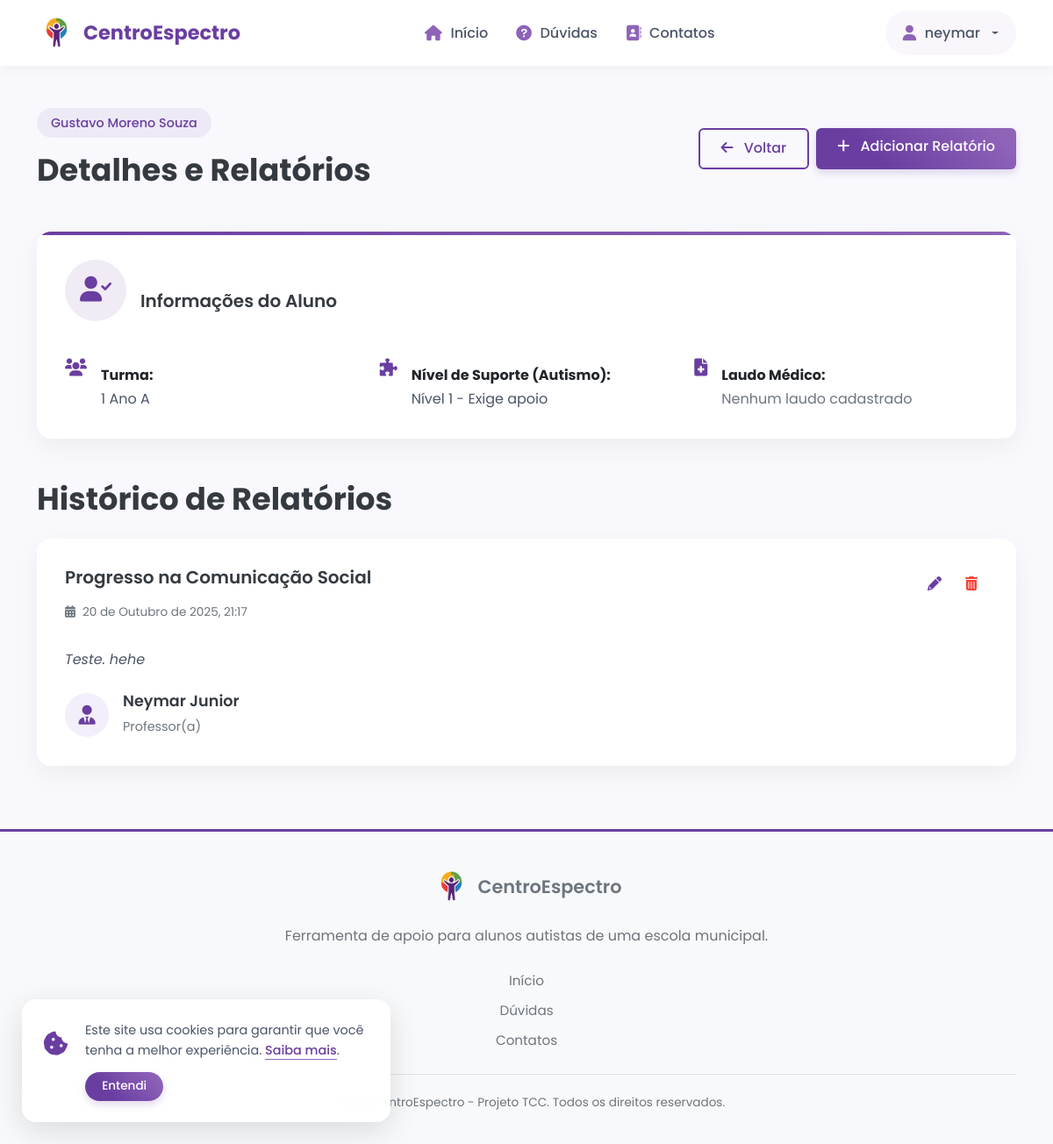
/professor/aluno/1/ (signed in), run on the app's committed database.
### core/models.py (models this page shows, shortened)
class CustomUser(AbstractUser):  # Altere a herança
    is_admin = models.BooleanField(default=False)
    is_professor = models.BooleanField('É professor?', default=False)
    class Meta:
        verbose_name = 'Usuário'
        verbose_name_plural = 'Usuários'

class Aluno(models.Model):
    NIVEL_AUTISMO_CHOICES = [
        (1, 'Nível 1 - Exige apoio'),
        (2, 'Nível 2 - Exige apoio substancial'),
        (3, 'Nível 3 - Exige apoio muito substancial'),
    ]
    nome_completo = models.CharField(max_length=255, verbose_name='Nome Completo do Aluno')
    data_nascimento = models.DateField(verbose_name='Data de Nascimento')
    data_cadastro = models.DateTimeField(auto_now_add=True, verbose_name='Data de Cadastro')
    turma = models.ForeignKey(
        Turma,
        on_delete=models.SET_NULL,
        null=True,
        blank=True,
        related_name='alunos',
        verbose_name='Turma Regular'
    )
    nivel_autismo = models.IntegerField(
        choices=NIVEL_AUTISMO_CHOICES,
        null=True,
        blank=True, # Torna o campo opcional
        verbose_name='Nível de Suporte (Autismo)'
    )
    laudo_url = models.URLField(
        max_length=1024,
        blank=True,
        null=True,
        verbose_name='Laudo (URL do Arquivo)'
    )
    class Meta:
        verbose_name = 'Aluno'
        verbose_name_plural = 'Alunos'
        ordering = ['nome_completo']

class Turma(models.Model):
    nome = models.CharField(max_length=100, unique=True, verbose_name='Nome da Turma')
    class Meta:
        verbose_name = 'Turma'
        verbose_name_plural = 'Turmas'
        ordering = ['nome']

class RelatorioDesempenho(models.Model):
    aluno = models.ForeignKey(Aluno, on_delete=models.CASCADE, related_name='relatorios', verbose_name='Aluno')
    professor = models.ForeignKey(CustomUser, on_delete=models.SET_NULL, null=True, related_name='relatorios_criados', verbose_name='Professor')
    titulo = models.CharField(max_length=200, verbose_name='Título do Relatório')
    relato = models.TextField(verbose_name='Relato de Desempenho')
    data_relatorio = models.DateTimeField(auto_now_add=True, verbose_name='Data do Relatório')
    class Meta:
        verbose_name = 'Relatório de Desempenho'
        verbose_name_plural = 'Relatórios de Desempenho'
        ordering = ['-data_relatorio']

### core/views.py (the view)
# urls.py: path('professor/aluno/<int:aluno_id>/', views.detalhes_aluno, name='detalhes_aluno'),
@login_required
@user_passes_test(is_professor, login_url='/login/', redirect_field_name=None)
def detalhes_aluno(request, aluno_id):
    aluno = get_object_or_404(Aluno.objects.select_related('turma'), id=aluno_id)
    relatorios = RelatorioDesempenho.objects.filter(aluno=aluno).select_related('professor')
    context = {
        'title': f'Relatórios de {aluno.nome_completo}',
        'aluno': aluno,
        'relatorios': relatorios
    }
    return render(request, 'core/auth/detalhes_aluno.html', context)

### core/views.py (called while the page is built)
def is_professor(user):
    return user.is_authenticated and getattr(user, 'is_professor', False)

### core/templates/core/auth/detalhes_aluno.html (shortened to what this page needs)
{% extends 'base.html' %}
{% load static %}
{% block content %}
<section class="container py-5 animate-fade-up">
    <div class="d-flex flex-column flex-md-row justify-content-between align-items-md-center mb-5">
        <div>
            <span class="section-subtitle">{{ aluno.nome_completo }}</span>
            <h1 class="section-title mb-0">Detalhes e Relatórios</h1>
        </div>
        <div class="mt-3 mt-md-0 d-flex justify-content-start">
            <a href="{% url 'area_professor' %}" class="btn btn-outline-primary me-2">
                <i class="fas fa-arrow-left me-2"></i> Voltar
            </a>
            <a href="{% url 'adicionar_relatorio' aluno.id %}" class="btn btn-primary">
                <i class="fas fa-plus me-2"></i> Adicionar Relatório
            </a>
        </div>
    </div>
    <div class="feature-card mb-5">
        <div class="d-flex align-items-center mb-4">
            <div class="feature-icon me-3">
                <i class="fas fa-user-check"></i>
            </div>
            <h5 class="feature-title mb-0">Informações do Aluno</h5>
        </div>
        <div class="row">
            <div class="col-md-4 d-flex align-items-start mb-3 mb-md-0">
                <i class="fas fa-users text-primary fa-lg me-3 mt-1"></i>
                <div>
                    <strong class="text-dark">Turma:</strong><br>
                    {{ aluno.turma.nome|default:"Não informada" }}
                </div>
            </div>
            <div class="col-md-4 d-flex align-items-start mb-3 mb-md-0">
                <i class="fas fa-puzzle-piece text-primary fa-lg me-3 mt-1"></i>
                <div>
                    <strong class="text-dark">Nível de Suporte (Autismo):</strong><br>
                    {{ aluno.get_nivel_autismo_display|default:"Não informado" }}
                </div>
            </div>
            <div class="col-md-4 d-flex align-items-start">
                <i class="fas fa-file-medical text-primary fa-lg me-3 mt-1"></i>
                <div>
                    <strong class="text-dark">Laudo Médico:</strong><br>
                    {% if aluno.laudo_url %}
                        <a href="{{ aluno.laudo_url }}" target="_blank" class="feature-link">
                            Visualizar Laudo <i class="fas fa-external-link-alt ms-1"></i>
                        </a>
                    {% else %}
                        <span class="text-muted">Nenhum laudo cadastrado</span>
                    {% endif %}
                </div>
            </div>
        </div>
    </div>
    <h3 class="section-title mb-4">Histórico de Relatórios</h3>
    {% if relatorios %}
        {% for relatorio in relatorios %}
        <div class="testimonial-card mb-4">
            <div class="d-flex justify-content-between align-items-start">
                <div>
                    <h5 class="feature-title">{{ relatorio.titulo }}</h5>
                    <span class="update-date">
                        <i class="fas fa-calendar-alt me-2"></i>{{ relatorio.data_relatorio|date:"d \d\e F \d\e Y, H:i" }}
                    </span>
                </div>
                {% if relatorio.professor == user %}
                    <div class="d-flex align-items-center" style="gap: 0.25rem;">
                        <a href="{% url 'editar_relatorio' relatorio.id %}"
                           class="btn-action-custom btn-action-edit"
                           data-tooltip="Editar Relatório">
                            <i class="fas fa-pencil-alt fa-fw"></i>
                        </a>
                        <a href="{% url 'apagar_relatorio' relatorio.id %}"
                           class="btn-action-custom btn-action-delete"
                           data-tooltip="Apagar Relatório">
                            <i class="fas fa-trash-alt fa-fw"></i>
                        </a>
                    </div>
                {% else %}
                    <div class="testimonial-quote">
                        <i class="fas fa-quote-right"></i>
                    </div>
                {% endif %}
            </div>
            <p class="testimonial-text mt-3" style="white-space: pre-wrap;">{{ relatorio.relato }}</p>
            <div class="testimonial-author">
                <div class="testimonial-avatar" style="background-color: var(--primary-very-light);">
                    <i class="fas fa-user-tie" style="font-size: 22px; color: var(--primary);"></i>
                </div>
                <div class="testimonial-info">
                    <h5>{{ relatorio.professor.get_full_name|default:relatorio.professor.username }}</h5>
                    <span>Professor(a)</span>
                </div>
            </div>
        </div>
        {% endfor %}
    {% endif %}
</section>
{% endblock %}

### core/templates/base.html (shortened to what this page needs)
<!DOCTYPE html>
<html lang="pt-br">
<head>
    {% load static %}
    <link rel="stylesheet" href="https://cdn.jsdelivr.net/npm/bootstrap@5.1.3/dist/css/bootstrap.min.css" />
    <link rel="stylesheet" href="https://cdnjs.cloudflare.com/ajax/libs/font-awesome/6.0.0/css/all.min.css" />
    <link rel="stylesheet" href="https://cdnjs.cloudflare.com/ajax/libs/animate.css/4.1.1/animate.min.css" />
    <link rel="stylesheet" href="{% static 'css/site.css' %}" />
</head>
<body>
    <header>
        <nav class="navbar navbar-expand-lg navbar-light sticky-top">
            <div class="container">
                <a class="navbar-brand d-flex align-items-center" href="{% url 'index' %}">
                    <img src="{% static 'img/favicon.png' %}" alt="Logo CentroEspectro" class="logo-img">
                    <span>CentroEspectro</span>
                </a>
                <div class="collapse navbar-collapse" id="navbarNav">
                    <ul class="navbar-nav mx-auto">
                        <li class="nav-item"><a class="nav-link {% if request.resolver_match.url_name == 'index' %}active{% endif %}" href="{% url 'index' %}"><i class="fas fa-home nav-icon"></i>Início</a></li>
                        <li class="nav-item"><a class="nav-link {% if request.resolver_match.url_name == 'duvidas' %}active{% endif %}" href="{% url 'duvidas' %}"><i class="fas fa-question-circle nav-icon"></i>Dúvidas</a></li>
                        <li class="nav-item"><a class="nav-link {% if request.resolver_match.url_name == 'contatos' %}active{% endif %}" href="{% url 'contatos' %}"><i class="fas fa-address-book nav-icon"></i>Contatos</a></li>
                    </ul>
                    <ul class="navbar-nav">
                        {% if user.is_authenticated %}
                        <li class="nav-item dropdown">
                            <a class="nav-link dropdown-toggle" href="#" id="userDropdown" role="button" data-bs-toggle="dropdown" aria-expanded="false">
                                <i class="fas fa-user nav-icon"></i>{{ user.username }}
                            </a>
                        </li>
                        {% endif %}
                    </ul>
                </div>
            </div>
        </nav>
    </header>
    <main role="main">
        {% block content %}{% endblock %}
    </main>
    <div id="cookie-banner">
        <div class="cookie-icon">
            <i class="fas fa-cookie-bite"></i>
        </div>
        <div class="cookie-content">
            <p class="cookie-text mb-2">
                Este site usa cookies para garantir que você tenha a melhor experiência.
                <a href="#">Saiba mais</a>.
            </p>
            <button id="cookie-accept-btn" class="btn btn-primary btn-sm">Entendi</button>
        </div>
    </div>
    <footer class="footer">
        <div class="container">
            <div class="footer-content">
                <div class="footer-logo">
                    <img src="{% static 'img/favicon.png' %}" alt="Logo CentroEspectro" class="logo-img">
                    <span>CentroEspectro</span>
                </div>
                <p class="footer-description">Ferramenta de apoio para alunos autistas de uma escola municipal.</p>
                <div class="footer-links">
                    <a href="{% url 'index' %}">Início</a>
                    <a href="{% url 'duvidas' %}">Dúvidas</a>
                    <a href="{% url 'contatos' %}">Contatos</a>
                </div>
                <div class="footer-copyright">
                    <p>&copy; 2025 CentroEspectro - Projeto TCC. Todos os direitos reservados.</p>
                </div>
            </div>
        </div>
    </footer>
</body>
</html>

### core/templates/base.html (style rules this page uses)
:root { --primary: #6A3EA1; --primary-light: #8E63B8; --primary-dark: #552A8A; --gray-700: #4a5568; --text-dark: #2d3748; --danger-red: #e53e3e; --primary-very-light: #f3effa; }
body { font-family: 'Poppins', sans-serif; }
.navbar { background-color: #fff; box-shadow: 0 2px 15px rgba(0, 0, 0, 0.05); padding: 0.5rem 0; min-height: 75px; z-index: 1030; transition: all 0.3s ease; }
.navbar .container { display: flex; align-items: center; justify-content: space-between; }
.navbar-brand { font-weight: 700; font-size: 1.4rem; color: var(--primary) !important; }
.logo-img { height: 45px; width: auto; margin-right: 0.5rem; }
.nav-link { color: var(--gray-700) !important; font-weight: 500; padding: 0.7rem 1rem !important; transition: all 0.3s ease; border-radius: 6px; display: flex; align-items: center; }
.nav-icon { margin-right: 0.6rem; color: var(--primary-light); font-size: 1.1rem; }
@media (min-width: 992px) { .navbar-collapse { align-items: center; } }
@media (min-width: 992px) { .nav-icon { display: inline-block; } }
@media (min-width: 992px) { .nav-item.dropdown { position: relative; } }
@media (min-width: 992px) { .dropdown-toggle { background: rgba(106, 62, 161, 0.04); border-radius: 25px; padding: 0.7rem 1.2rem !important; font-weight: 500; border: 1px solid transparent; transition: all 0.2s ease-in-out; } }
@media (min-width: 992px) { .dropdown-toggle::after { margin-left: 0.8rem; border-top: 3px solid; transition: transform 0.3s ease; } }
main { min-height: calc(100vh - 180px); }
.btn { border-radius: 6px; padding: 0.6rem 1.5rem; font-weight: 500; transition: all 0.3s ease; }
.btn-primary { background: linear-gradient(45deg, var(--primary) 30%, var(--primary-light) 90%); border: none; box-shadow: 0 4px 10px rgba(106, 62, 161, 0.2); }
.footer { background-color: #f8f9fa; border-top: 3px solid var(--primary); padding: 40px 0 20px 0; }
.footer-content { text-align: center; color: #6c757d; }
.footer-logo { display: flex; align-items: center; justify-content: center; margin-bottom: 20px; }
.footer-logo span { font-size: 1.3rem; font-weight: 600; }
.footer-description { max-width: 600px; margin: 0 auto 25px auto; }
.footer-links { margin-bottom: 25px; }
.footer-links a { display: block; color: #6c757d; text-decoration: none; margin: 8px 0; font-size: 0.95rem; transition: color 0.3s ease; }
.footer-copyright { border-top: 1px solid #dee2e6; padding-top: 20px; font-size: 0.85rem; }

### core/templates/core/auth/detalhes_aluno.html (style rules this page uses)
.btn-action-custom { width: 38px; height: 38px; border-radius: 50%; display: inline-flex; align-items: center; justify-content: center; text-decoration: none; transition: background-color 0.2s ease-in-out, color 0.2s ease-in-out; border: none; }
.btn-action-edit { color: var(--primary); background-color: transparent; }
.btn-action-delete { color: var(--danger); background-color: transparent; }
.testimonial-avatar { display: flex; align-items: center; justify-content: center; }

### data on the page
CustomUser: username "neymar"
Aluno: nome_completo "Gustavo Moreno Souza", turma.nome "1 Ano A", nivel_autismo "Nível 1 - Exige apoio"
RelatorioDesempenho: titulo "Progresso na Comunicação Social", data_relatorio "20 de Outubro de 2025, 21:17", relato "Teste. hehe", professor.get_full_name "Neymar Junior"
